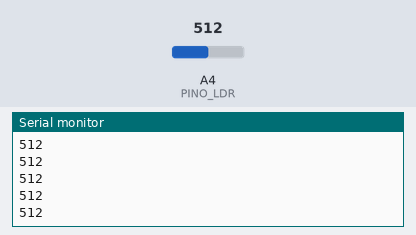
Simulated run of this sketch. Board: Arduino Uno, built with avr-gcc and run on an emulated ATmega328P. Shown: the last lines printed to the serial monitor. The test bench sets the inputs (shaded band); at power-on: A4 (PINO_LDR) = 512.

Above: at 1.2 s.
1.3 s: A4 (PINO_LDR) set to 716
At 1.56 s:
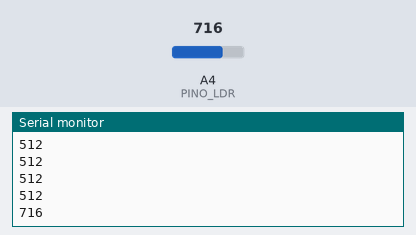
2.8 s: A4 (PINO_LDR) set to 900
At 2.96 s:
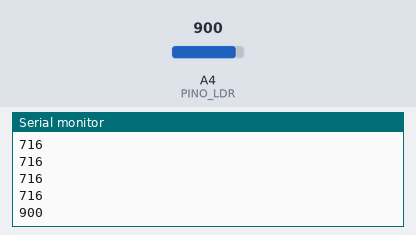
Timing chart, 0 to 5.8 s (numbered marks = the images above; inputs shaded):
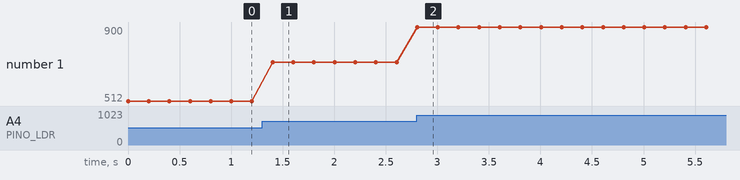

Measured:
- after the input at 1.3 s, the serial monitor: prints a new line after 0.10 s (image 1)
- after the input at 2.8 s, the serial monitor: prints a new line at once (image 2)
- plotted number 1: 512 → 716 after the input at 1.3 s, 716 → 900 after the input at 2.8 s

The sketch:

projeto3.ino
```cpp
int PINO_LDR = A4;
int VALOR_LIGA=14;
void setup() {
Serial.begin(9600);

}

void loop() {
int valor = analogRead(PINO_LDR);
Serial.println(valor);
delay(200);
}

/*


void loop() {
int valor = analogRead(PINO_LDR);
Serial.println(valor);
if (valor > VALOR_lIGA){
  digitalWrite(LED,HIGH);

}else{
  digitalWrite(LED,LOW);
}

}
*/
```
